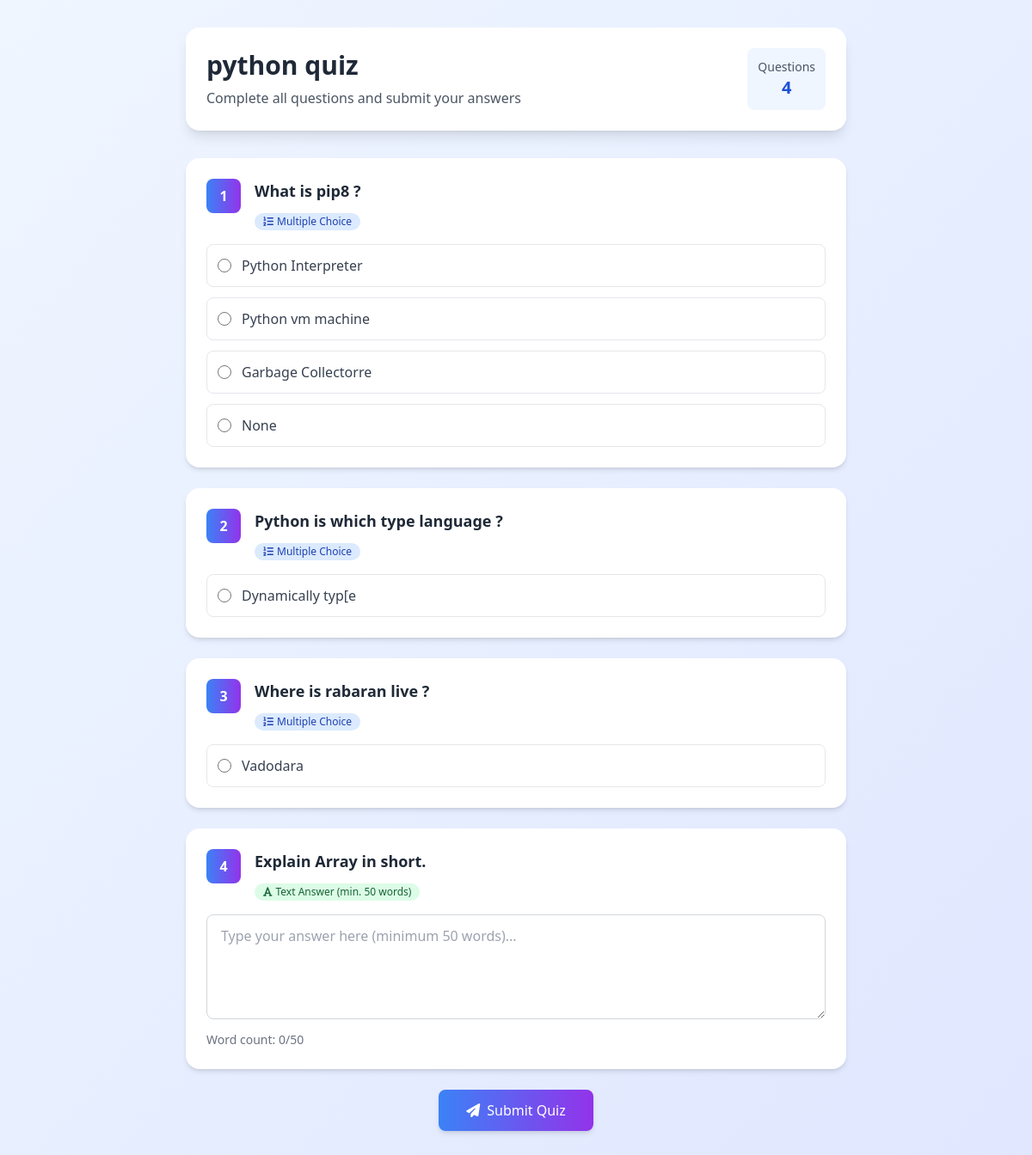
Page /quiz/1/ on the earlier database version.
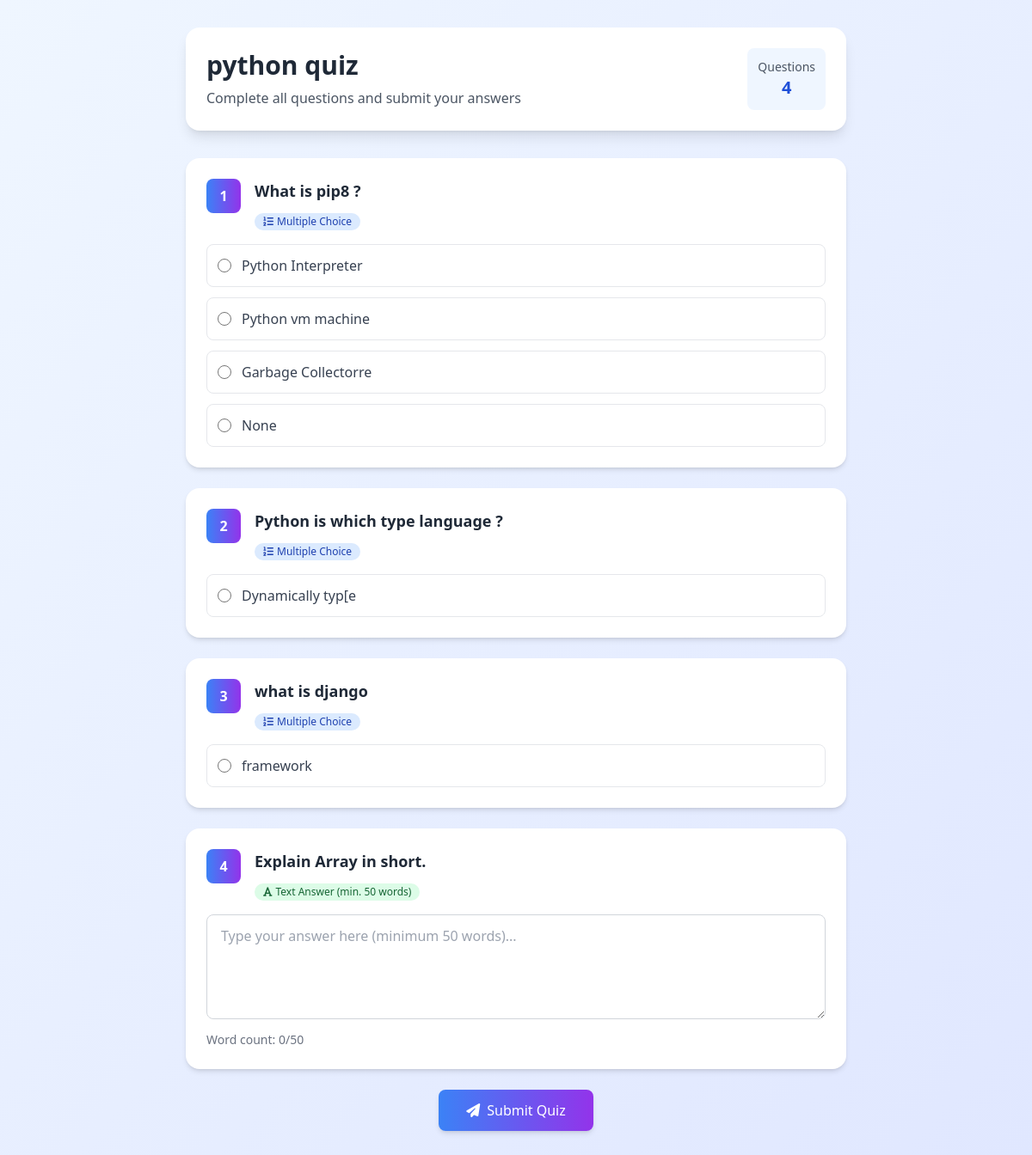
Same page on the later database version.
### quizapp/models.py (models this page shows, shortened)
class Quiz(models.Model): # CRUD
    title = models.CharField(max_length=100)
    description = models.TextField(blank=True)
    created_at = models.DateTimeField(auto_now_add=True)
    updated_at = models.DateTimeField(auto_now=True)

class Question(models.Model):
    Question_types = (
        ('mcq','multiple Choice'),
        ('text','Text Answer')
    )
    quiz = models.ForeignKey(Quiz,on_delete=models.CASCADE,related_name='questions')
    text = models.CharField(max_length=200)
    question_type = models.CharField(max_length=20,choices=Question_types,default='mcq')
    created_at = models.DateTimeField(auto_now_add=True)

class Answer(models.Model):
    question = models.ForeignKey(Question,on_delete=models.CASCADE,related_name='answers')
    text = models.CharField(max_length=200)
    is_correct = models.BooleanField(default=False)

### quizapp/views.py (the view)
# urls.py: path('quiz/<int:quiz_id>/', views.take_quiz, name='take_quiz'),
def take_quiz(request,quiz_id):
    quiz = Quiz.objects.get(id=quiz_id)
    questions = quiz.questions.all()
    return render(request,'take_quiz.html',{'quiz':quiz, 'questions':questions})

### quizapp/template/take_quiz.html (shortened to what this page needs)
<!DOCTYPE html>
<html lang="en">
<head>
    <script src="https://cdn.tailwindcss.com"></script>
    <link href="https://cdnjs.cloudflare.com/ajax/libs/font-awesome/6.4.0/css/all.min.css" rel="stylesheet">
</head>
<body class="bg-gradient-to-br from-blue-50 to-indigo-100 min-h-screen py-8 px-4">
    <div class="max-w-3xl mx-auto">
        <div class="bg-white rounded-2xl shadow-lg p-6 mb-8">
            <div class="flex flex-col md:flex-row justify-between items-start md:items-center">
                <div>
                    <h1 class="text-3xl font-bold text-gray-800">{{ quiz.title }}</h1>
                    <p class="text-gray-600 mt-2">Complete all questions and submit your answers</p>
                </div>
                <div class="mt-4 md:mt-0 flex items-center space-x-4">
                    <div class="text-center bg-blue-50 rounded-lg p-3">
                        <div class="text-sm text-gray-600">Questions</div>
                        <div class="text-xl font-bold text-blue-700">{{ questions|length }}</div>
                    </div>
                </div>
            </div>
        </div>
        <form method="POST" action="{% url 'submit_quiz' quiz.id %}" id="quizForm" class="space-y-6">
            {% for q in questions %}
            <div class="bg-white rounded-2xl shadow-md overflow-hidden question-item" data-question-id="{{ q.id }}" data-type="{{ q.question_type }}">
                <div class="p-6">
                    <div class="flex items-start mb-4">
                        <div class="w-10 h-10 rounded-lg bg-gradient-to-r from-blue-500 to-purple-600 flex items-center justify-center text-white font-bold mr-4">
                            {{ forloop.counter }}
                        </div>
                        <div>
                            <h3 class="text-lg font-semibold text-gray-800">{{ q.text }}</h3>
                            <div class="mt-2">
                                <span class="inline-flex items-center px-2.5 py-0.5 rounded-full text-xs font-medium
                                    {% if q.question_type == 'mcq' %}
                                        bg-blue-100 text-blue-800
                                    {% else %}
                                        bg-green-100 text-green-800
                                    {% endif %}
                                ">
                                    {% if q.question_type == 'mcq' %}
                                        <i class="fas fa-list-ol mr-1"></i> Multiple Choice
                                    {% else %}
                                        <i class="fas fa-font mr-1"></i> Text Answer (min. 50 words)
                                    {% endif %}
                                </span>
                            </div>
                        </div>
                    </div>
                    <div class="mt-4">
                        {% if q.question_type == 'mcq' %}
                        <div class="space-y-3">
                            {% for ans in q.answers.all %}
                            <div class="flex items-center p-3 border border-gray-200 rounded-lg hover:bg-blue-50 transition-colors">
                                <input type="radio" id="q{{ q.id }}_ans{{ ans.id }}" name="q{{ q.id }}" value="{{ ans.id }}"
                                       class="h-4 w-4 text-blue-600 focus:ring-blue-500 border-gray-300">
                                <label for="q{{ q.id }}_ans{{ ans.id }}" class="ml-3 text-gray-700">
                                    {{ ans.text }}
                                </label>
                            </div>
                            {% endfor %}
                        </div>
                        {% else %}
                        <div class="mt-4">
                            <textarea name="q{{ q.id }}" rows="4" class="w-full px-4 py-3 border border-gray-300 rounded-lg
                                focus:ring-2 focus:ring-blue-500 focus:border-blue-500 transition-colors"
                                placeholder="Type your answer here (minimum 50 words)..."></textarea>
                            <div class="flex justify-between items-center mt-2">
                                <div class="text-sm text-gray-500">
                                    Word count: <span id="wordCount{{ q.id }}">0</span>/50
                                </div>
                            </div>
                        </div>
                        {% endif %}
                    </div>
                </div>
            </div>
            {% endfor %}
            <div class="mt-10 flex justify-center">
                <button type="submit" class="px-8 py-3 bg-gradient-to-r from-blue-500 to-purple-600
                    hover:from-blue-600 hover:to-purple-700 text-white font-medium rounded-lg shadow-md
                    hover:shadow-lg transition-all duration-300 flex items-center">
                    <i class="fas fa-paper-plane mr-2"></i> Submit Quiz
                </button>
            </div>
        </form>
    </div>
</body>
</html>

Differences in the rows shown:
changed Question: text "Where is rabaran live ?" → "what is django"
changed Answer: id "☐ Vadodara" → "☐ framework"; text "Vadodara" → "framework"
